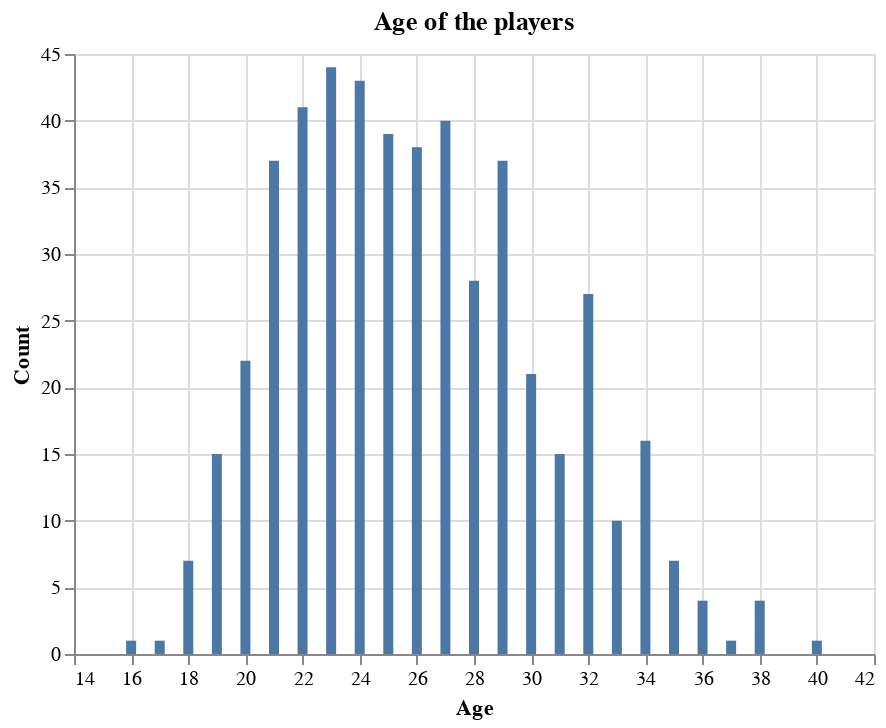

The notebook cell this image was saved under:
### Code cell
plot1

### Figure 1 — Vega-Lite specification as saved in the notebook (floating-point values rounded to 4 significant figures)
{"config": {"view": {"continuousWidth": 400, "continuousHeight": 300}}, "data": {"name": "data-b8bb4ec40342fee91c49a99cfc6ad57d"}, "mark": "bar", "encoding": {"x": {"field": "Clean_Age", "title": "Age", "type": "quantitative"}, "y": {"field": "Player Count", "title": "Count", "type": "quantitative"}}, "title": "Age of the players", "$schema": "https://vega.github.io/schema/vega-lite/v4.17.0.json", "datasets": {"data-b8bb4ec40342fee91c49a99cfc6ad57d": [{"Clean_Age": 16.0, "Player Count": 1}, {"Clean_Age": 17.0, "Player Count": 1}, {"Clean_Age": 18.0, "Player Count": 7}, {"Clean_Age": 19.0, "Player Count": 15}, {"Clean_Age": 20.0, "Player Count": 22}, {"Clean_Age": 21.0, "Player Count": 37}, {"Clean_Age": 22.0, "Player Count": 41}, {"Clean_Age": 23.0, "Player Count": 44}, {"Clean_Age": 24.0, "Player Count": 43}, {"Clean_Age": 25.0, "Player Count": 39}, {"Clean_Age": 26.0, "Player Count": 38}, {"Clean_Age": 27.0, "Player Count": 40}, {"Clean_Age": 28.0, "Player Count": 28}, {"Clean_Age": 29.0, "Player Count": 37}, {"Clean_Age": 30.0, "Player Count": 21}, {"Clean_Age": 31.0, "Player Count": 15}, {"Clean_Age": 32.0, "Player Count": 27}, {"Clean_Age": 33.0, "Player Count": 10}, {"Clean_Age": 34.0, "Player Count": 16}, {"Clean_Age": 35.0, "Player Count": 7}, {"Clean_Age": 36.0, "Player Count": 4}, {"Clean_Age": 37.0, "Player Count": 1}, {"Clean_Age": 38.0, "Player Count": 4}, {"Clean_Age": 40.0, "Player Count": 1}]}}
